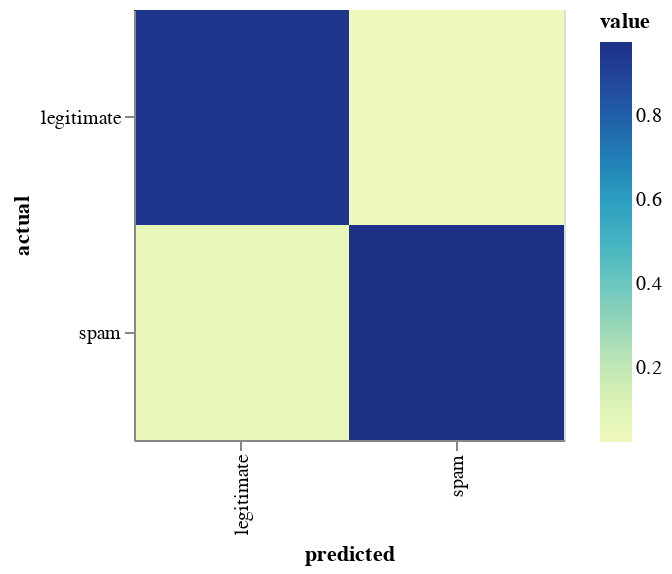

Notebook code for this chart:
### Code cell
chart

### Figure 1 — Vega-Lite specification as saved in the notebook (floating-point values rounded to 4 significant figures)
{"config": {"view": {"continuousWidth": 400, "continuousHeight": 300}}, "data": {"name": "data-d4e17472484cfa98a5ffe9318d3c985f"}, "mark": "rect", "encoding": {"color": {"field": "value", "type": "quantitative"}, "tooltip": [{"field": "raw_count", "type": "quantitative"}], "x": {"field": "predicted", "type": "ordinal"}, "y": {"field": "actual", "type": "ordinal"}}, "height": 215, "width": 215, "$schema": "https://vega.github.io/schema/vega-lite/v4.17.0.json", "datasets": {"data-d4e17472484cfa98a5ffe9318d3c985f": [{"predicted": "legitimate", "actual": "legitimate", "raw_count": 4749, "value": 0.949}, {"predicted": "legitimate", "actual": "spam", "raw_count": 255, "value": 0.05096}, {"predicted": "spam", "actual": "legitimate", "raw_count": 115, "value": 0.02302}, {"predicted": "spam", "actual": "spam", "raw_count": 4881, "value": 0.977}]}}
